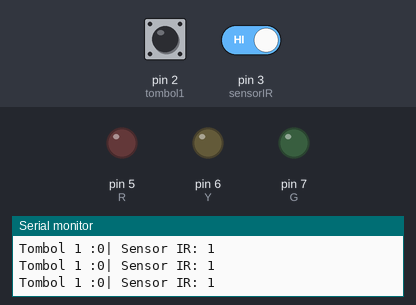
Bench run of a sketch on a simulated Arduino Uno, built with avr-gcc and run on an emulated ATmega328P. Shown: output pins drawn as LEDs (lit = HIGH), the last lines printed to the serial monitor. The inputs (shaded band) are chosen by the test bench; at power-on: pin 3 (sensorIR) HIGH, pin 2 (tombol1) LOW.

Above: at 1.2 s.
1.3 s: pin 3 (sensorIR) driven LOW
At 1.9 s:
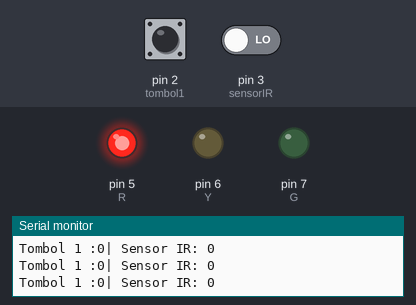
2.8 s: pin 3 (sensorIR) driven HIGH
At 3.6 s:
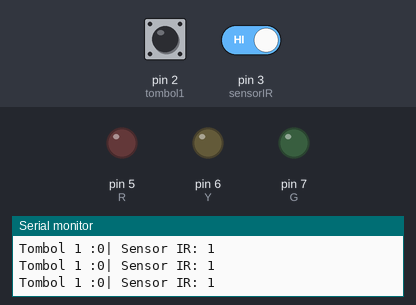
Timing chart, 0 to 5.8 s (numbered marks = the images above; inputs shaded):
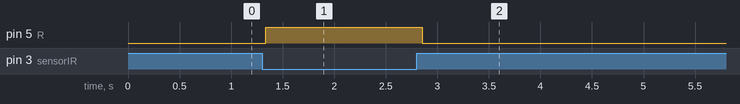

Measured:
- after the input at 1.3 s, pin 5 (R): LOW → HIGH at once
- after the input at 2.8 s, pin 5 (R): HIGH → LOW after 0.05 s

The sketch:

1.Infrared.ino
```cpp
int tombol1=2;
int sensorIR=3;

int R=5;
int Y=6;
int G=7;

void setup() {
 Serial.begin(9600);
  pinMode(tombol1,INPUT);
  pinMode(sensorIR,INPUT);
  pinMode(R,OUTPUT);
  pinMode(Y,OUTPUT);
  pinMode(G,OUTPUT);

}

void loop() {
  //BACA DATA
  int bacaTombol1=digitalRead(tombol1);
  int bacaIR=digitalRead(sensorIR);

  //PRINT SERIAL
  Serial.print("Tombol 1 :");
  Serial.print(bacaTombol1);
  Serial.print("| Sensor IR: ");
  Serial.print(bacaIR);
  Serial.println();

  //LOGIKA
  if (bacaIR==0){
    digitalWrite(R,HIGH);
  }else{
    digitalWrite(R,LOW);
  }
}
```
